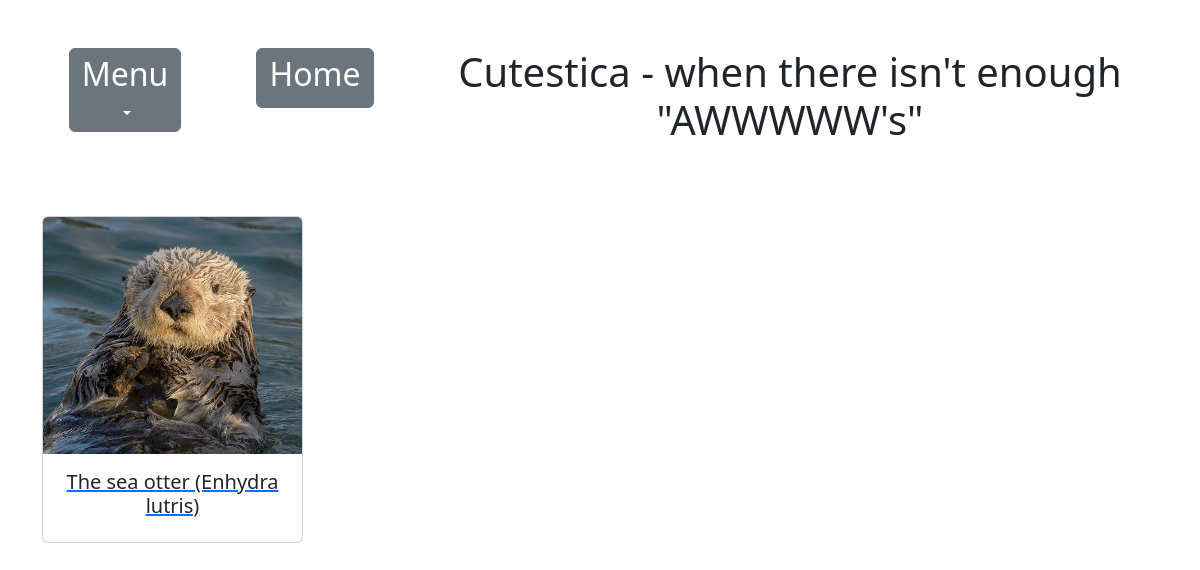
The app's page /, older data.
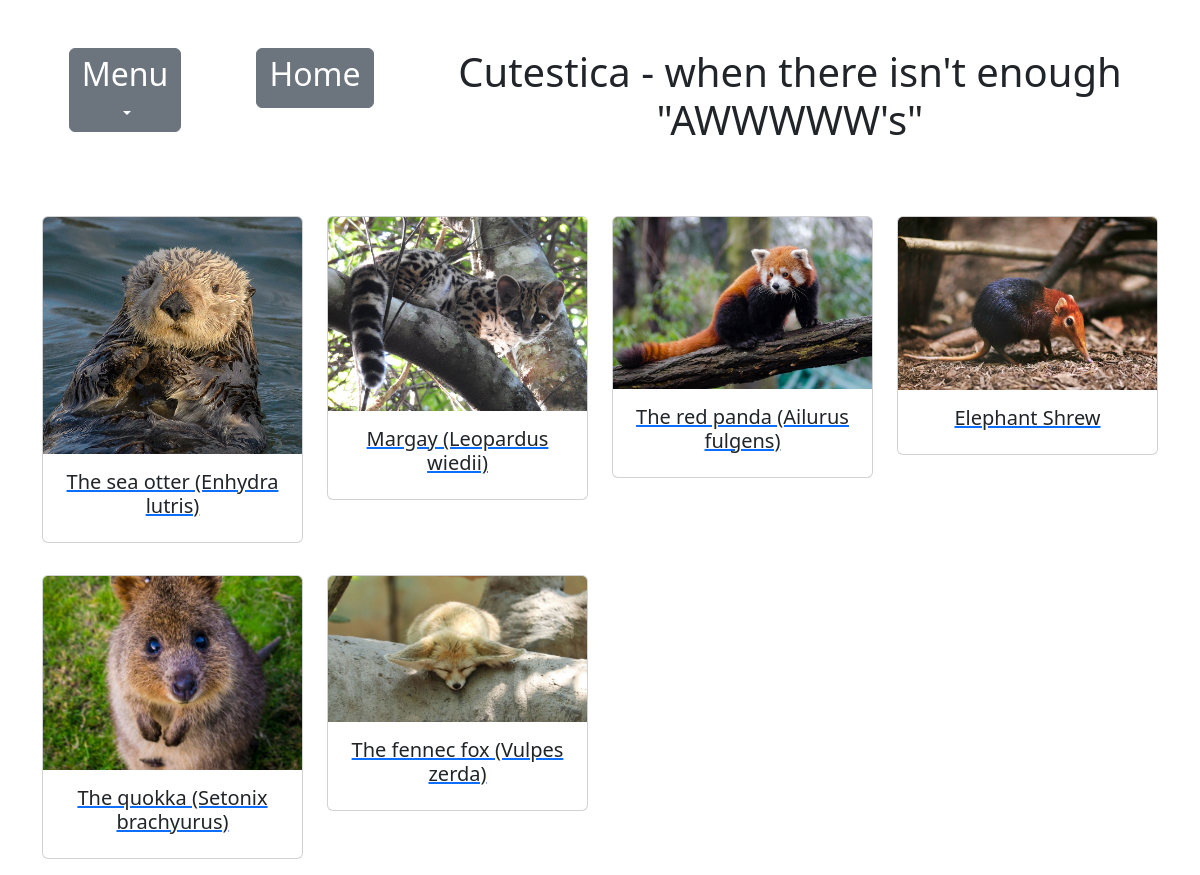
The same page, newer data.
### archives/models.py (models this page shows)
class Animal(models.Model):
    SHORT_TXT = 128
    TXT = 256
    animal_name = models.CharField(
        blank=False,
        null=False,
        max_length=SHORT_TXT
    )
    animal_description = models.TextField(
        blank=False,
        null=False,
        max_length=2560
    )
    animal_weight = models.CharField(
        blank=False,
        null=False,
        max_length=SHORT_TXT
    )
    animal_length = models.CharField(blank=False, null=False, max_length=SHORT_TXT)
    animal_habitat = models.CharField(blank=False, null=False, max_length=SHORT_TXT)
    animal_fact1 = models.CharField(blank=True, null=True, max_length=TXT)
    animal_fact2 = models.CharField(blank=True, null=True, max_length=TXT)
    animal_fact3 = models.CharField(blank=True, null=True, max_length=TXT)
    animal_sound = models.CharField(blank=True, null=True, max_length=SHORT_TXT)
    animal_image1 = models.ImageField(blank=True, null=True, upload_to='')

### archives/views.py (the view)
# urls.py: path('', get_all_animals, name='all-animals'),
def get_all_animals(request):
    all_animals = Animal.objects.all()
    context = {
        'all_animals_list': all_animals
    }
    return render(request, 'index.html', context)

### archives/templates/index.html (shortened to what this page needs)
<!DOCTYPE html>
<html lang="en">
<head>
    <link rel="stylesheet/text" href="static/styles/style.css" type="text/css">
    <link href="https://cdn.jsdelivr.net/npm/bootstrap@5.3.0-alpha3/dist/css/bootstrap.min.css" rel="stylesheet"
>
</head>
<body>
<div class="container text-center">
    <div class="row mb-5 mt-5">
        <div class="col-2">
            <div class="dropdown">
                <a class="btn btn-secondary dropdown-toggle wide" role="button" id="dropdownMenuLink"
                   data-bs-toggle="dropdown" aria-expanded="false">
                    <h2>Menu</h2>
                </a>
            </div>
        </div>
        <div class="col-2">
            <a href="{% url 'all-animals' %}" class="btn btn-secondary"><h2>Home</h2></a>
        </div>
        <div class="col-8">
            <h1>Cutestica - when there isn't enough "AWWWWW's"</h1>
        </div>
    </div>
</div>
<div class="container text-center">
    <div class="row">
        {% for animal in all_animals_list %}
            <div class="col-md-3 mb-3 mt-3 text-decoration-none">
                <a href="{% url 'get-animal' animal.id %}">
                    <div class="card">
                        <img class="card-img-top img-rounded" src="{{ animal.animal_image1.url }}"
                             alt="{{ animal.animal_name }}">
                        <div class="card-body">
                            <h5 class="card-title" class="text-decoration-none">{{ animal.animal_name }}</h5>
                        </div>
                    </div>
                </a>
            </div>
        {% endfor %}
    </div>
</div>
</body>
</html>

Row changes from the older to the newer data that the page shows:
added Animal: animal_image1 (picture), animal_name "Margay (Leopardus wiedii)"
added Animal: animal_image1 (picture), animal_name "The red panda (Ailurus fulgens)"
added Animal: animal_image1 (picture), animal_name "Elephant Shrew"
added Animal: animal_image1 (picture), animal_name "The quokka (Setonix brachyurus)"
added Animal: animal_image1 (picture), animal_name "The fennec fox (Vulpes zerda)"
